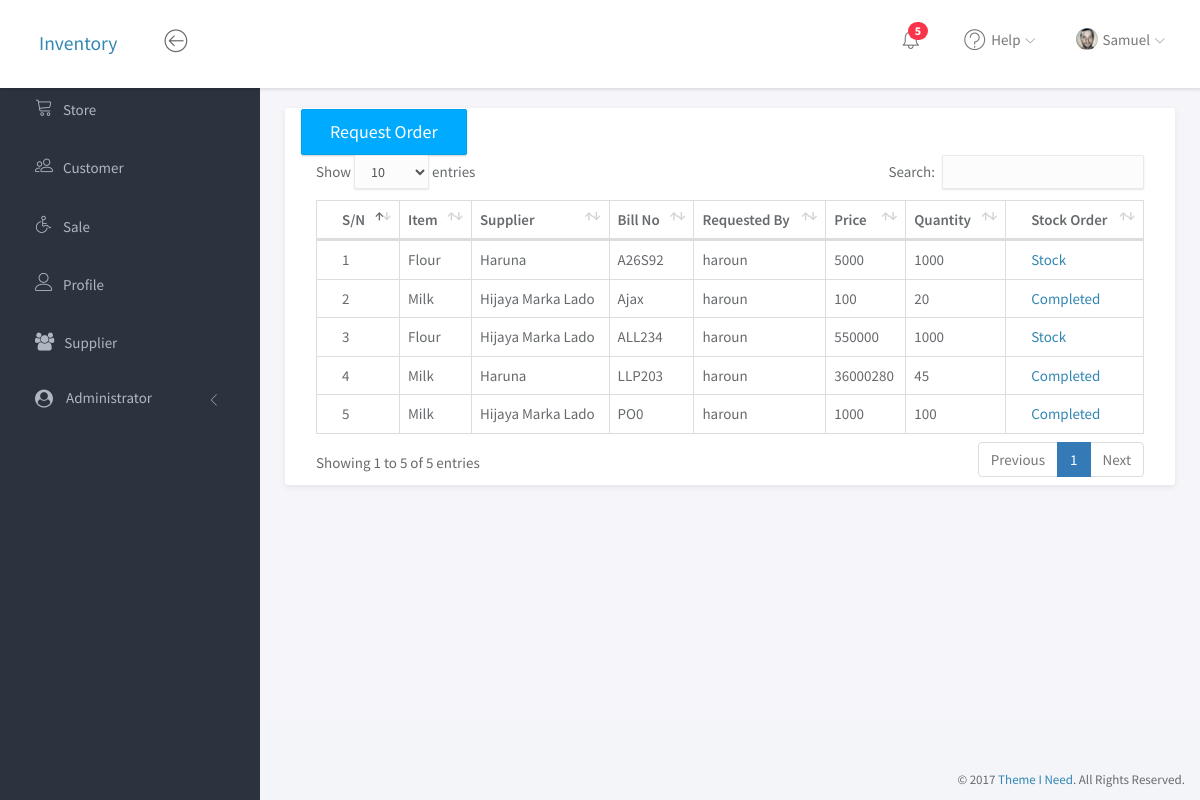
The app's page /supplier/order/ (signed in) with its own data.
### store/models.py (models this page shows, shortened)
class RequestOrder(models.Model):
    item = models.ForeignKey(Item, on_delete=models.CASCADE)
    supplier = models.ForeignKey(Supplier, on_delete=models.CASCADE)
    requested_by = models.ForeignKey(Account, on_delete=models.CASCADE)
    bill_no = models.CharField(max_length=20)
    quantity = models.PositiveIntegerField()
    price = models.PositiveIntegerField()
    stocked = models.BooleanField(default=False
                                  )

class Item(models.Model):
    name = models.CharField(max_length=100)
    price = models.PositiveIntegerField()
    def __str__(self):
        return self.name

### supplier/models.py (models this page shows)
class Supplier(models.Model):
    name = models.CharField(max_length=100)
    address = models.TextField()
    contact = models.CharField(max_length=15)
    def __str__(self):
        return self.name

### index/models.py (models this page shows)
class Account(models.Model):
    user = models.ForeignKey(User, on_delete=models.CASCADE)
    contact = models.CharField(max_length=20)
    level = models.CharField(max_length=20, choices=LEVEL)
    def __str__(self):
        return self.user.username

### supplier/views.py (the view)
# urls.py: url(r'^order/(?P<key>[0-9]+)/stock/', order_stock, name="order_stock")
@login_required
def order(request):
    context = {
        'orders': RequestOrder.objects.all()
    }
    return render(request, 'order.html', context)

### cart/context_processors.py (called while the page is built)
def cart(request):
    return {'cart': Cart(request) }

### index/templatetags/nav_modifiers.py (called while the page is built)
@register.simple_tag
def is_active(current_path, link_path, param=None):
    try:
        if param is None:
            if reverse(link_path) == current_path:
                return 'active'
        else:
            if reverse(link_path, param) == current_path:
                return 'active'
            else:
                return ''
    except:
        return ''

### index/utilities.py (called while the page is built)
def user(request):
    if request.user.is_authenticated:
        try:
            user = get_object_or_404(Account, user=request.user)
        except Exception as e:
            return {'user': request.user}
        return {'user': user}
    return {'user': 'None'}

### supplier/templates/order.html (shortened to what this page needs)
{% extends 'base.html' %}
{% load widget_tweaks %}
{% block style %}
    <link rel="stylesheet" href="/static/vendor/datatables/dataTables.bootstrap4.css">
{% endblock %}
{% block content %}
    <div class="panel panel-profile">
        <div class="clearfix">
            <div class="col-sm-12">
                <a href="{% url 'supplier:order_request' %}">
                    <button class="btn btn-primary btn-lg">Request Order</button>
                </a>
                <div class="table-responsive">
                    <table class="table table-bordered" id="dataTable" width="100%" cellspacing="0">
                        <thead>
                        <tr>
                            <th>S/N</th>
                            <th>Item</th>
                            <th>Supplier</th>
                            <th>Bill No</th>
                            <th>Requested By</th>
                            <th>Price</th>
                            <th>Quantity</th>
                            <th>Stock Order</th>
                        </tr>
                        </thead>
                        <tbody>
                        {% for order in orders %}
                            <tr>
                                <td>{{ forloop.counter }}</td>
                                <td>{{ order.item }}</td>
                                <td>{{ order.supplier}}</td>
                                <td>{{ order.bill_no }}</td>
                                <td>{{ order.requested_by }}</td>
                                <td>{{ order.price }}</td>
                                <td>{{ order.quantity }}</td>
                                <td><a href="{% url 'supplier:order_stock' order.id %}">{% if order.stocked %}Completed{% else %}Stock{% endif %}</a>
                                </td>
                            </tr>
                        {% endfor %}
                        </tbody>
                    </table>
                </div>
            </div>
        </div>
    </div>
{% endblock %}

### static/css/main.css (style rules this page uses)
html { position: relative; min-height: 100%; }
body { background-color: #F3F5F8; font-family: "Source Sans Pro", sans-serif; font-size: 15px; color: #676a6d; }
a { color: #3287B2; }
th { font-weight: 600; }
.btn { -webkit-border-radius: 2px; -moz-border-radius: 2px; border-radius: 2px; -moz-box-shadow: 0px 1px 2px 0 rgba(0, 0, 0, 0.2); -webkit-box-shadow: 0px 1px 2px 0 rgba(0, 0, 0, 0.2); box-shadow: 0px 1px 2px 0 rgba(0, 0, 0, 0.2); padding: 6px 22px; }
.btn-group-lg > .btn, .btn-lg { padding: 10px 28px; }
.btn-primary { background-color: #00AAFF; border-color: #00a0f0; }
.panel { -webkit-border-radius: 3px; -moz-border-radius: 3px; border-radius: 3px; -moz-box-shadow: 0 2px 6px rgba(0, 0, 0, 0.08); -webkit-box-shadow: 0 2px 6px rgba(0, 0, 0, 0.08); box-shadow: 0 2px 6px rgba(0, 0, 0, 0.08); background-color: #fff; margin-bottom: 30px; }
.panel .table > thead > tr > td:first-child, .panel .table > thead > tr > th:first-child, .panel .table > tbody > tr > td:first-child, .panel .table > tbody > tr > th:first-child, .panel .table > tfoot > tr > td:first-child, .panel .table > tfoot > tr > th:first-child { padding-left: 25px; }
.panel .table > thead > tr > td:last-child, .panel .table > thead > tr > th:last-child, .panel .table > tbody > tr > td:last-child, .panel .table > tbody > tr > th:last-child, .panel .table > tfoot > tr > td:last-child, .panel .table > tfoot > tr > th:last-child { padding-left: 25px; }
.panel-profile { position: relative; }

### records on screen
RequestOrder: item "Flour", supplier "Haruna", bill_no "A26S92", requested_by "haroun", price "5000", quantity "1000", stocked "Stock"
RequestOrder: item "Milk", supplier "Hijaya Marka Lado", bill_no "Ajax", requested_by "haroun", price "100", quantity "20", stocked "Completed"
RequestOrder: item "Flour", supplier "Hijaya Marka Lado", bill_no "ALL234", requested_by "haroun", price "550000", quantity "1000", stocked "Stock"
RequestOrder: item "Milk", supplier "Haruna", bill_no "LLP203", requested_by "haroun", price "36000280", quantity "45", stocked "Completed"
RequestOrder: item "Milk", supplier "Hijaya Marka Lado", bill_no "PO0", requested_by "haroun", price "1000", quantity "100", stocked "Completed"

### other values on screen
{{ title }} "Store Customer Sale Profile Supplier"
